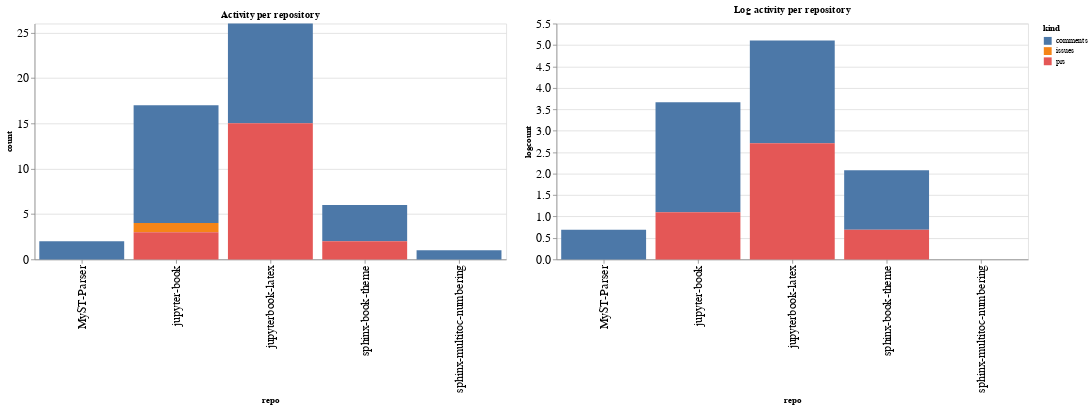

Notebook cell for this chart:
### Code cell
ch1 = alt.Chart(repo_summaries, width=600, title="Activity per repository").mark_bar().encode(
    x='repo',
    y='count',
    color='kind',
    tooltip="kind"
)

ch2 = alt.Chart(repo_summaries, width=600, title="Log activity per repository").mark_bar().encode(
    x='repo',
    y='logcount',
    color='kind',
    tooltip="kind"
)

ch1 | ch2

### Figure 1 — Vega-Lite specification as saved in the notebook (floating-point values rounded to 4 significant figures)
{"config": {"axisLeft": {"labelFontSize": 15}, "axisBottom": {"labelFontSize": 15}}, "hconcat": [{"mark": "bar", "encoding": {"color": {"type": "nominal", "field": "kind"}, "tooltip": {"type": "nominal", "field": "kind"}, "x": {"type": "nominal", "field": "repo"}, "y": {"type": "quantitative", "field": "count"}}, "title": "Activity per repository", "width": 600}, {"mark": "bar", "encoding": {"color": {"type": "nominal", "field": "kind"}, "tooltip": {"type": "nominal", "field": "kind"}, "x": {"type": "nominal", "field": "repo"}, "y": {"type": "quantitative", "field": "logcount"}}, "title": "Log activity per repository", "width": 600}], "data": {"name": "data-194085c5ca68c5fb47f91321a8e47c1f"}, "$schema": "https://vega.github.io/schema/vega-lite/v4.8.1.json", "datasets": {"data-194085c5ca68c5fb47f91321a8e47c1f": [{"repo": "MyST-Parser", "kind": "comments", "count": 2, "logcount": 0.6931}, {"repo": "jupyter-book", "kind": "comments", "count": 13, "logcount": 2.565}, {"repo": "jupyter-book", "kind": "issues", "count": 1, "logcount": 0.0}, {"repo": "jupyter-book", "kind": "prs", "count": 3, "logcount": 1.099}, {"repo": "jupyterbook-latex", "kind": "comments", "count": 11, "logcount": 2.398}, {"repo": "jupyterbook-latex", "kind": "prs", "count": 15, "logcount": 2.708}, {"repo": "sphinx-book-theme", "kind": "comments", "count": 4, "logcount": 1.386}, {"repo": "sphinx-book-theme", "kind": "prs", "count": 2, "logcount": 0.6931}, {"repo": "sphinx-multitoc-numbering", "kind": "comments", "count": 1, "logcount": 0.0}]}}
